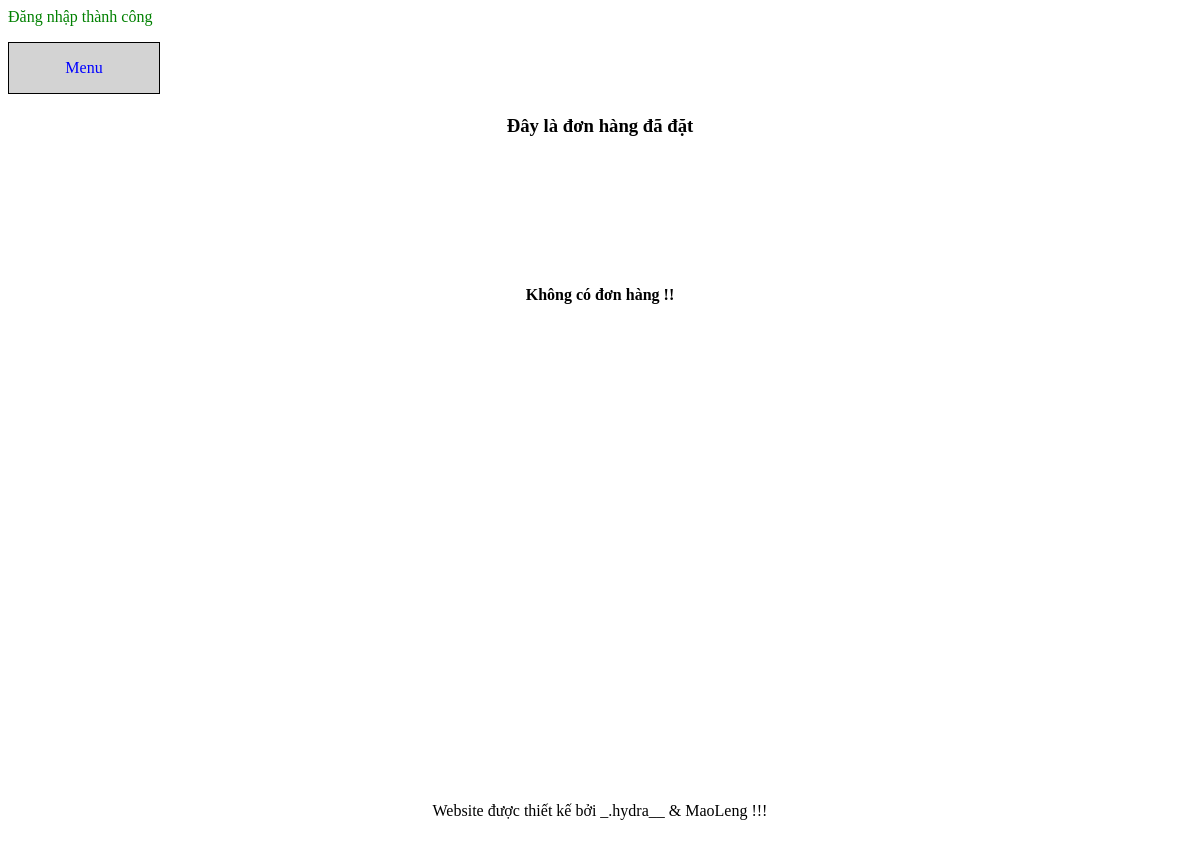
Before: /order.php (signed in) with the older database file.
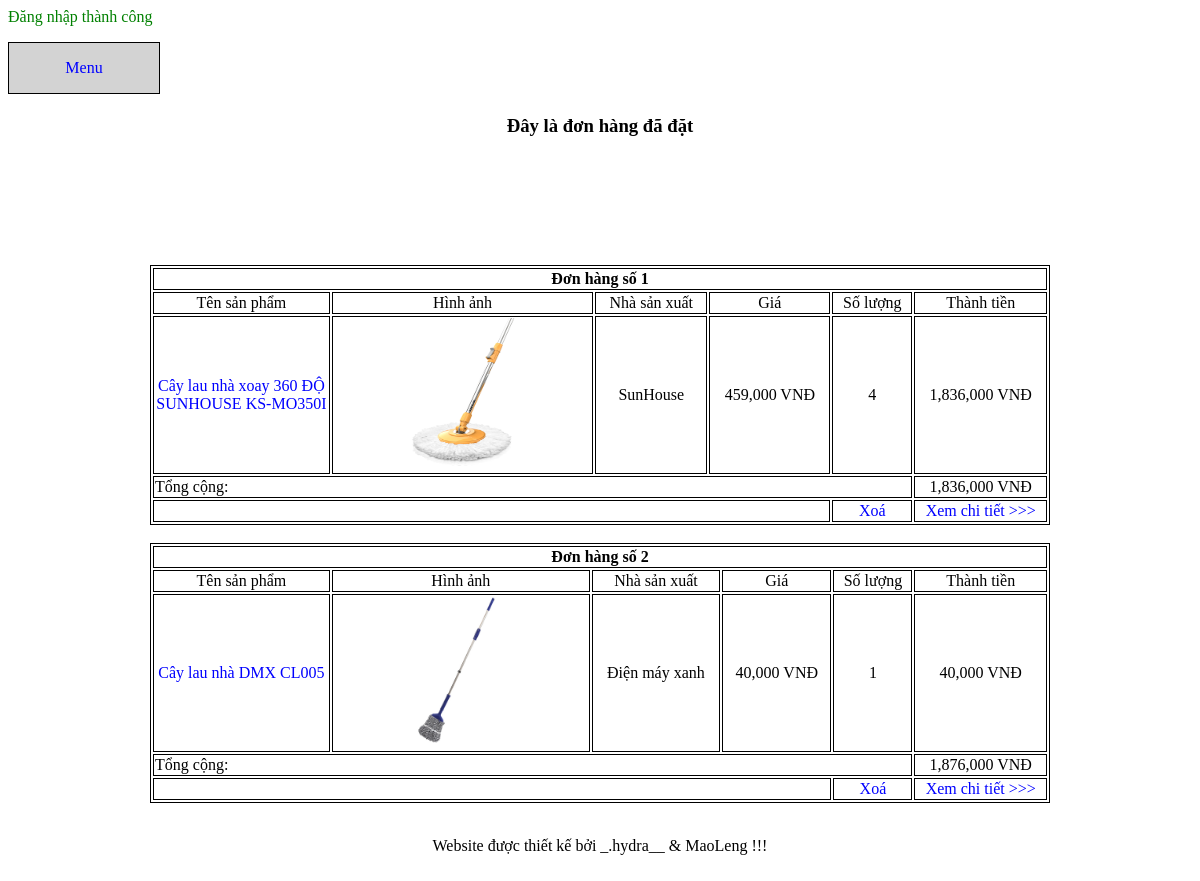
After: the same page with the newer database file.
### tables this page shows
CREATE TABLE `receipts` (
  `id` int(11) NOT NULL,
  `customer_id` int(11) NOT NULL,
  `order_time` varchar(30) DEFAULT NULL,
  `receiver_name` varchar(50) DEFAULT NULL,
  `receiver_phone` varchar(20) DEFAULT NULL,
  `receiver_address` text,
  `note` text,
  `status` int(1) NOT NULL
);

CREATE TABLE `receipt_detail` (
  `receipt_id` int(11) NOT NULL,
  `product_id` int(11) NOT NULL,
  `quantity` tinyint(3) NOT NULL
);

CREATE TABLE `products` (
  `id` int(11) NOT NULL,
  `name` varchar(200) NOT NULL,
  `description` text NOT NULL,
  `price` int(11) NOT NULL,
  `image` varchar(200) NOT NULL,
  `manufacturer_id` int(11) NOT NULL
);

CREATE TABLE `manufacturers` (
  `id` int(11) NOT NULL,
  `name` varchar(200) NOT NULL,
  `address` varchar(200) NOT NULL,
  `phone` varchar(15) NOT NULL,
  `image` varchar(200) NOT NULL
);

### order.php (the view, shortened to what this page needs)
<!DOCTYPE html>
<html>
<head>
</head>
<body>
	<?php
	require 'announce.php';
	$total = 0;
	?>
	<div id="div_tong">
		<?php require 'menu.php'; ?>
		<div id="div_tren">
			<h3>
				Đây là đơn hàng đã đặt
			</h3>
		</div>
		<div id="div_giua" >
			<?php
			require 'connect.php';
			$customer_id = $_SESSION['customer_id'];
			$sql = "select * from receipts where customer_id = '$customer_id' and status = '2'";
			$result = mysqli_query($connect,$sql);
			$rows = mysqli_num_rows($result);
			if ($rows == 0) {
				?>
				<h4 class="center">
					Không có đơn hàng !!
				</h4>
				<?php
			} else {
				$num = 0;
				foreach ($result as $receipt):
					$num ++;
					$receipt_id = $receipt['id'];
					$sql = "select
					receipt_detail.*,
					products.name as name,
					products.price as price,
					products.image as image,
					manufacturers.name as manufacturer_name
					from receipt_detail
					join products on products.id = receipt_detail.product_id
					join manufacturers on manufacturers.id = products.manufacturer_id
					where receipt_id = '$receipt_id'";
					$result = mysqli_query($connect,$sql);
					?>
					<table class="border" width="900px">
						<tr>
							<th colspan="6">
								<?php echo "Đơn hàng số " . $num ?>
							</th>
						</tr>
						<tr>
							<td width="20%">
								Tên sản phẩm
							</td>
							<td>
								Hình ảnh
							</td>
							<td>
								Nhà sản xuất
							</td>
							<td>
								Giá
							</td>
							<td>
								Số lượng
							</td>
							<td width="15%">
								Thành tiền
							</td>
						</tr>
						<?php
						foreach ($result as $each):
							$sum = $each['price'] * $each['quantity'];
							?>
							<tr>
								<td>
									<a href="product_detail.php?id=<?php echo $each['id'] ?>">
										<?php echo $each['name'] ?>
									</a>
								</td>
								<td>
									<img width="200px" height="150px" src="admin/products/<?php echo $each['image']; ?>">
								</td>
								<td>
									<?php echo $each['manufacturer_name'] ?>
								</td>
								<td>
									<?php echo number_format($each['price']) ?> VNĐ
								</td>
								<td>
									<?php echo $each['quantity'] ?>
								</td>
								<td>
									<?php echo number_format($sum)?> VNĐ
								</td>
							</tr>
							<?php
							$total +=  $sum;
							?>
						<?php endforeach ?>
						<tr>
							<td colspan="5" class="left" >
								Tổng cộng:
							</td>
							<td>
								<?php
								echo number_format($total ) . " VNĐ";
								?>
							</td>
						</tr>
						<tr>
							<td colspan="4">
							</td>
							<td>
								<a href="delete_order.php">
									Xoá
								</a>
							</td>
							<td>
								<a href="order_detail.php">
									Xem chi tiết >>>
								</a>
							</td>
						</tr>
					</table>
					<br>
					<?php
				endforeach;
			} ?>
		</div>
		<div id="div_duoi">
			<?php
			require 'footer.php';
			?>
		</div>
	</div>
</body>
</html>

### announce.php (shortened to what this page needs)
	<?php
if (isset($_SESSION['success'])) {
	?>
	<span class="success">
		<?php echo $_SESSION['success'] ?>
	</span>
	<?php
}
?>

### menu.php (shortened to what this page needs)
<ul>
	<li>
		<a href="#">
			<p>
				Menu
			</p>
		</a>
	</li>
</ul>
<br>
<br>
<br>

### footer.php
<p>
	Website được thiết kế bởi _.hydra__ & MaoLeng !!!
</p>

### order.php (style rules this page uses)
th, td { border: 1px solid black; text-align: center; }

### menu.php (style rules this page uses)
a { text-decoration: none; }
a:link { color: blue; }
ul { list-style-type: none; padding: 0; }
ul li { float: left; position: relative; background: lightgray; width: 150px; border: 1px solid black; height: 50px; }
#div_tong { min-height: 800px; max-height: 6000px; position: relative; }
#div_tren { text-align: center; height: 150px; }
#div_giua { min-height: 500px; max-height: 4900px; }
#div_duoi { height: 100px; text-align: center; position: relative; bottom: 0px; }
p { text-align: center; }
.left { text-align: left; }
.border { border: 1px solid black; }
table { margin: auto ; }
.success { color: green; }
.center { text-align: center; }

Changed rows visible on the page:
added receipts: total "1,836,000"
added receipt_detail: product.name "Cây lau nhà xoay 360 ĐỘ SUNHOUSE KS-MO350I", product.image (picture), manufacturers.name "SunHouse", product.price "459,000", quantity "4", sum "1,836,000"
added receipts: total "1,876,000"
added receipt_detail: product.name "Cây lau nhà DMX CL005", product.image (picture), manufacturers.name "Điện máy xanh", product.price "40,000", quantity "1", sum "40,000", shown under "1,876,000"
Other visible differences:
text no longer shown: "Không có đơn hàng !!"
